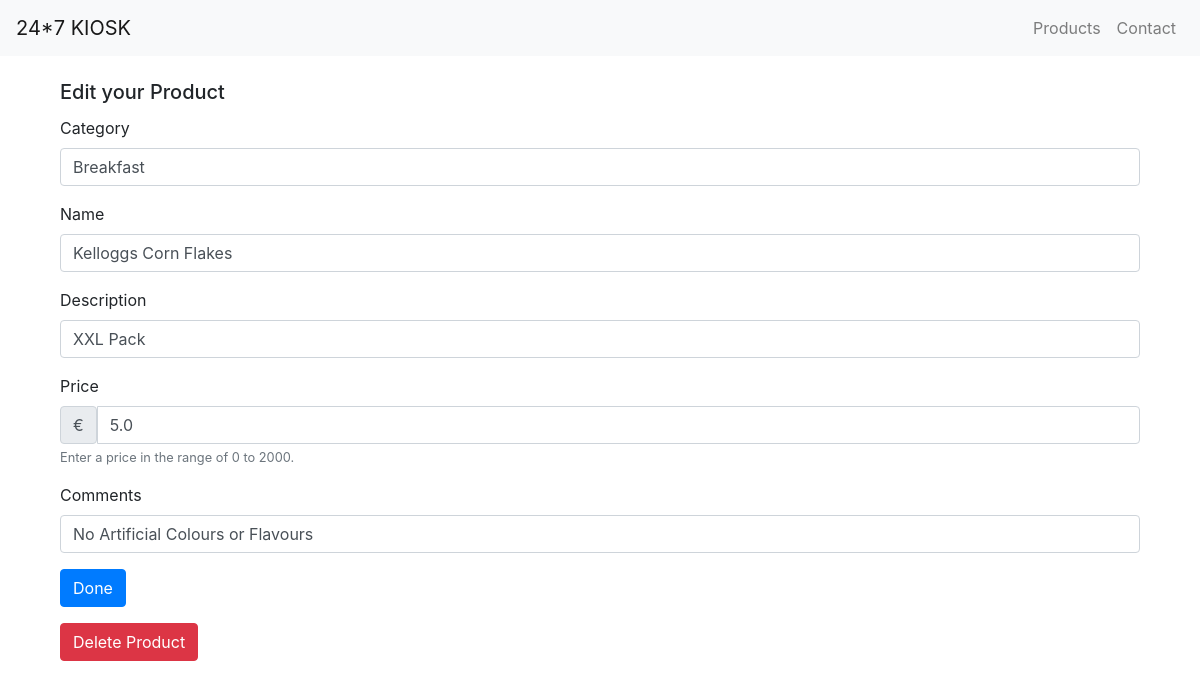
/edit/2 (signed in), run on the app's committed database.
### models.py (models this page shows, shortened)
class Product(db.Model):
	pro_id = db.Column(db.Integer, primary_key=True)
	category= db.Column(db.String(50), nullable=False)
	name = db.Column(db.String(100), nullable=False)
	description= db.Column(db.String(250), nullable=True)
	price_range= db.Column(db.Float, nullable=False)
	comments= db.Column(db.String(200), nullable=True)
	filename = db.Column(db.Text, nullable=False, unique=True)
	username = db.Column(db.String(50), nullable=False)

### app.py (the view, shortened to what this page needs)
@app.route("/edit/<int:pro_id>", methods=["GET", "POST"], endpoint='edit')
@login_required
def edit(pro_id):
	result = Product.query.filter_by(pro_id = pro_id).first()
	return render_template("edit.html", result=result)

### helpers.py (called while the page is built)
def login_required(f):
    @wraps(f)
    def decorated_function(*args, **kwargs):
        if session.get("username") is None:
            return redirect("/")
        return f(*args, **kwargs)
    return decorated_function

### templates/edit.html (shortened to what this page needs)
{% extends "layout.html" %}
{% block body %}
    <div class="container mt-4">
        <h5 class="card-title">Edit your Product</h5>
        <form action="{{ url_for('edit', pro_id=result.pro_id) }}" method="POST">
            <div class="form-group">
                <label for="category">Category</label>
                <input type="text" class="form-control" name="category" value="{{ result.category }}" required>
            </div>
            <div class="form-group">
                <label for="pro_name">Name</label>
                <input type="text" class="form-control" name="pro_name" value="{{ result.name }}" required>
            </div>
            <div class="form-group">
                <label for="description">Description</label>
                <input type="text" class="form-control" name="description" value="{{ result.description }}" required>
            </div>
            <div class="form-group">
                <label for="price_range">Price </label>
                <div class="input-group">
                    <span class="input-group-text">€</span>
                    <input type="number" step="0.01" class="form-control" id="priceInput" name="price_range" placeholder="Enter Price Range (0-2000)" min="0" max="2000" value="{{ result.price_range }}" required>
                </div>
                <small id="priceRangeHelp" class="form-text text-muted">Enter a price in the range of 0 to 2000.</small>
            </div>
            <div class="form-group">
                <label for="comments">Comments</label>
                <input type="text" class="form-control" name="comments" value="{{ result.comments }}" required>
            </div>
            <button type="submit" class="btn btn-primary">Done</button>
        </form>
        <form action="{{ url_for('delete_product', pro_id=result.pro_id) }}" method="POST" class="mt-3">
            <button type="submit" class="btn btn-danger" onclick="return confirm('Are you sure you want to delete this product?')">Delete Product</button>
        </form>
    </div>
{% endblock %}

### data on the page
Product: category "Breakfast", pro_name "Kelloggs Corn Flakes", description "XXL Pack", price_range "5.0", comments "No Artificial Colours or Flavours"
